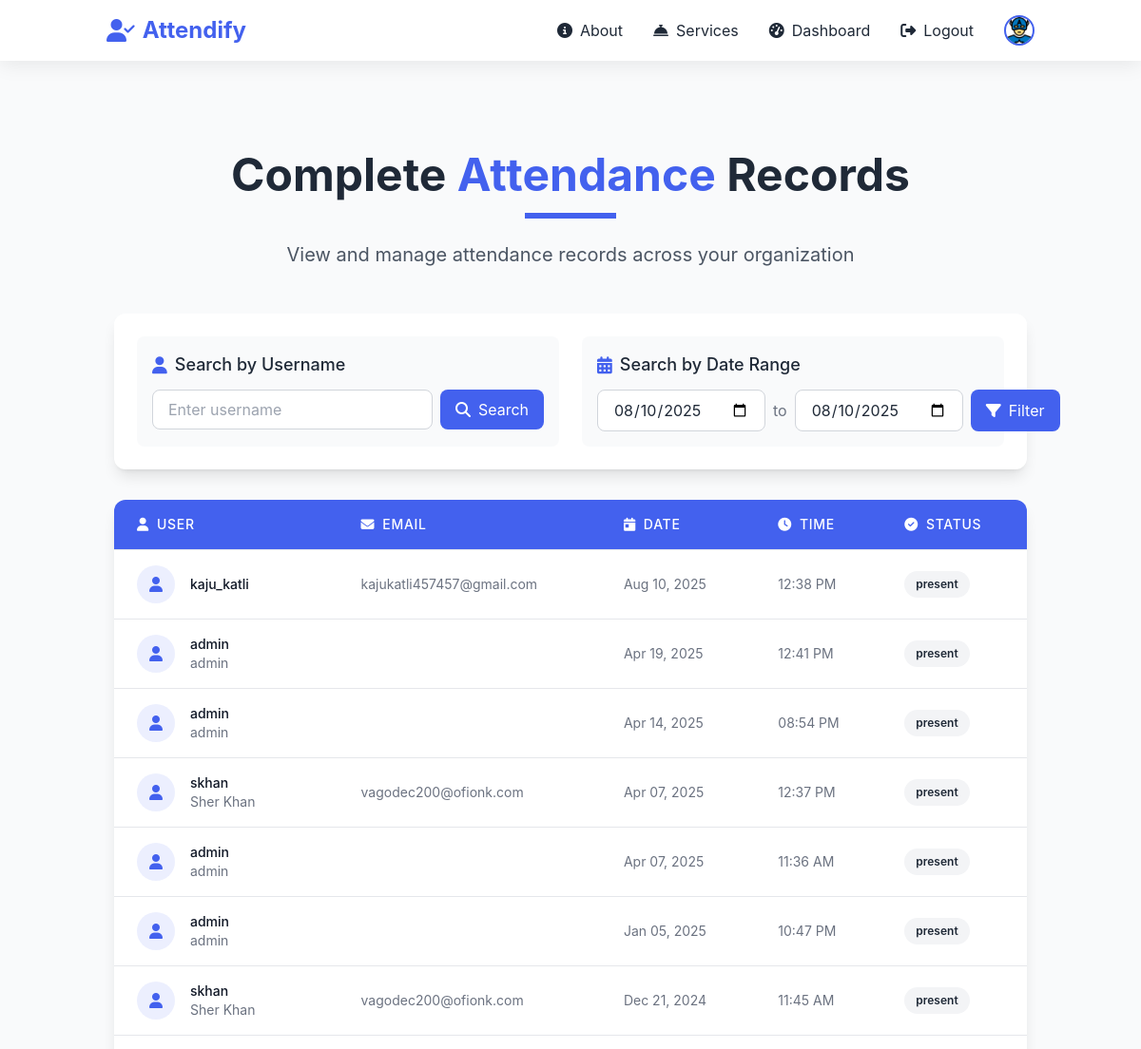
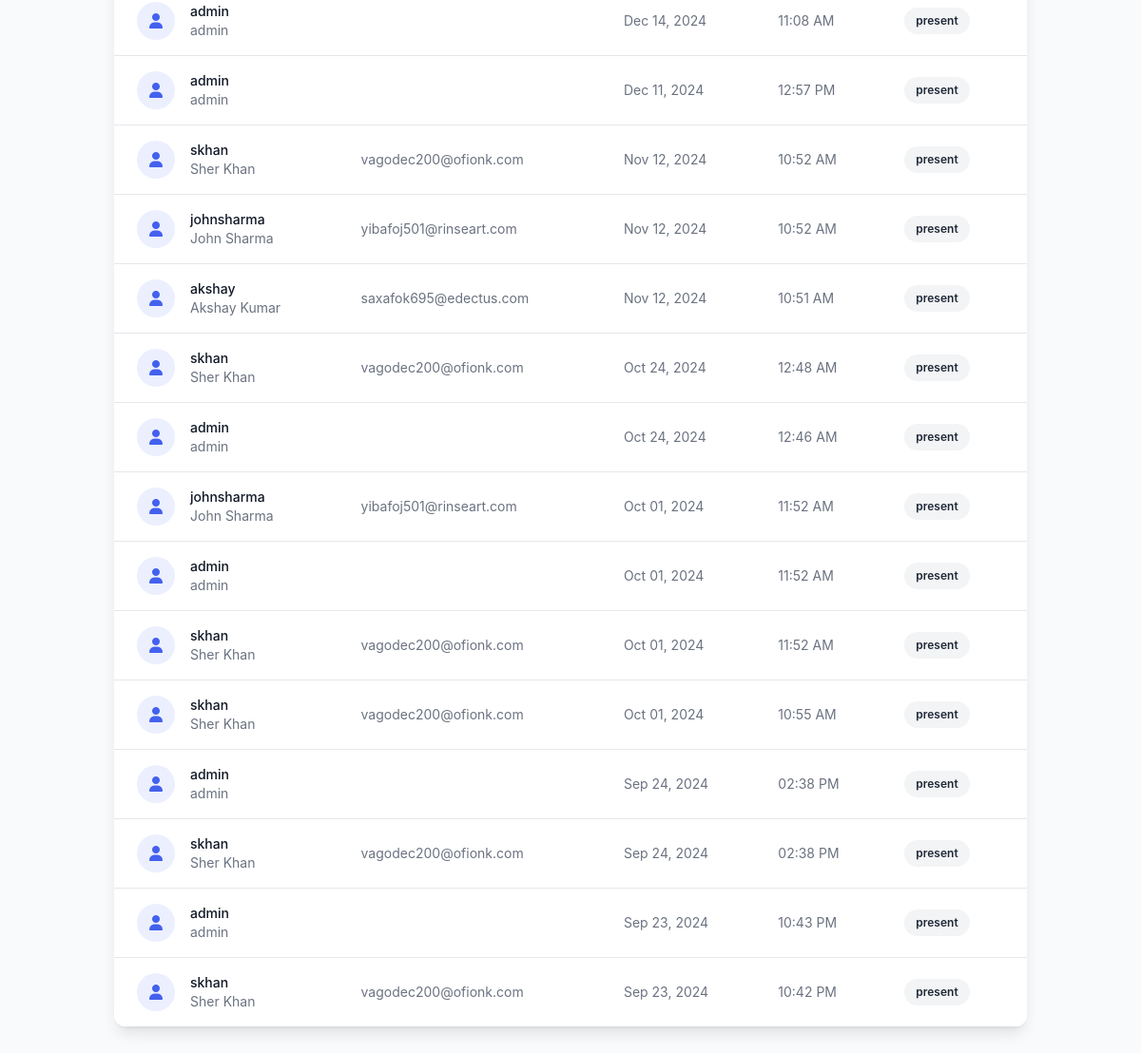
The app's page /complete_attendance_records/ (signed in) with its own data (2 pictures, top to bottom).
### attendance/models.py (models this page shows, shortened)
class Attendance(models.Model):
    user = models.ForeignKey(User, on_delete=models.CASCADE)  # Link to the user
    timestamp = models.DateTimeField(auto_now_add=True)  # Automatically records the time of attendance
    status = models.CharField(max_length=20, choices= [('Absent', 'Absent'), ('Present', 'Present')], default='Absent')

### attendance/views.py (the view)
# urls.py: path("complete_attendance_records/", views.complete_attendance_records, name="complete_attendance_records"),
def complete_attendance_records(request):
    if request.user.is_authenticated and request.user.is_superuser:
        complete_attendance_records = reversed(list(Attendance.objects.all()))
    return render(request, 'attendance/complete_attendance_records.html', {'complete_attendance_records': complete_attendance_records})

### templates/attendance/complete_attendance_records.html (shortened to what this page needs)
{% extends 'base.html' %}
{% block content %}
<section class="attendance-records py-16 px-4 bg-gray-50 min-h-screen">
    <div class="max-w-7xl mx-auto">
        <div class="text-center mb-12 animate__animated animate__fadeIn">
            <h1 class="text-4xl md:text-5xl font-bold text-gray-800 mb-4">Complete <span class="text-primary-500">Attendance</span> Records</h1>
            <div class="w-24 h-1.5 bg-primary-500 mx-auto mb-6"></div>
            <p class="text-xl text-gray-600 max-w-3xl mx-auto">View and manage attendance records across your organization</p>
        </div>
        <div class="bg-white rounded-xl shadow-lg p-6 mb-8 animate__animated animate__fadeInUp">
            <div class="grid grid-cols-1 md:grid-cols-2 gap-6">
                <div class="bg-gray-50 p-4 rounded-lg">
                    <h3 class="text-lg font-medium text-gray-800 mb-3 flex items-center">
                        <i class="fas fa-user mr-2 text-primary-500"></i> Search by Username
                    </h3>
                    <form action="{% url 'search_by_username' %}" method="post" class="flex flex-col sm:flex-row gap-2">
                        <input type="text" placeholder="Enter username" id="search_by_username" name="search_by_username"
                               class="flex-grow border border-gray-300 rounded-lg px-4 py-2 focus:ring-2 focus:ring-primary-500 focus:border-primary-500" required>
                        <button type="submit" class="px-4 py-2 bg-primary-500 hover:bg-primary-600 text-white rounded-lg transition-colors duration-300 flex items-center justify-center">
                            <i class="fas fa-search mr-2"></i> Search
                        </button>
                    </form>
                </div>
                <div class="bg-gray-50 p-4 rounded-lg">
                    <h3 class="text-lg font-medium text-gray-800 mb-3 flex items-center">
                        <i class="fas fa-calendar-alt mr-2 text-primary-500"></i> Search by Date Range
                    </h3>
                    <form action="{% url 'search_by_date' %}" method="post" class="flex flex-col sm:flex-row gap-2">
                        <div class="flex items-center gap-2">
                            <input type="date" id="start_date" name="start_date" value="{{ start_date }}"
                                   class="border border-gray-300 rounded-lg px-4 py-2 focus:ring-2 focus:ring-primary-500 focus:border-primary-500" required>
                            <span class="text-gray-500">to</span>
                            <input type="date" id="end_date" name="end_date" value="{{ end_date }}"
                                   class="border border-gray-300 rounded-lg px-4 py-2 focus:ring-2 focus:ring-primary-500 focus:border-primary-500" required>
                        </div>
                        <button type="submit" class="px-4 py-2 bg-primary-500 hover:bg-primary-600 text-white rounded-lg transition-colors duration-300 flex items-center justify-center">
                            <i class="fas fa-filter mr-2"></i> Filter
                        </button>
                    </form>
                </div>
            </div>
        </div>
        <div class="bg-white rounded-xl shadow-lg overflow-hidden animate__animated animate__fadeInUp">
            <div class="overflow-x-auto">
                <table class="min-w-full divide-y divide-gray-200">
                    <thead class="bg-primary-500 text-white">
                        <tr>
                            <th scope="col" class="px-6 py-4 text-left text-sm font-medium uppercase tracking-wider">
                                <div class="flex items-center">
                                    <i class="fas fa-user mr-2"></i> User
                                </div>
                            </th>
                            <th scope="col" class="px-6 py-4 text-left text-sm font-medium uppercase tracking-wider">
                                <div class="flex items-center">
                                    <i class="fas fa-envelope mr-2"></i> Email
                                </div>
                            </th>
                            <th scope="col" class="px-6 py-4 text-left text-sm font-medium uppercase tracking-wider">
                                <div class="flex items-center">
                                    <i class="fas fa-calendar-day mr-2"></i> Date
                                </div>
                            </th>
                            <th scope="col" class="px-6 py-4 text-left text-sm font-medium uppercase tracking-wider">
                                <div class="flex items-center">
                                    <i class="fas fa-clock mr-2"></i> Time
                                </div>
                            </th>
                            <th scope="col" class="px-6 py-4 text-left text-sm font-medium uppercase tracking-wider">
                                <div class="flex items-center">
                                    <i class="fas fa-check-circle mr-2"></i> Status
                                </div>
                            </th>
                        </tr>
                    </thead>
                    <tbody class="bg-white divide-y divide-gray-200">
                        {% for record in complete_attendance_records %}
                        <tr class="hover:bg-gray-50 transition-colors duration-200">
                            <td class="px-6 py-4 whitespace-nowrap">
                                <div class="flex items-center">
                                    <div class="flex-shrink-0 h-10 w-10 rounded-full bg-primary-500/10 flex items-center justify-center text-primary-500">
                                        <i class="fas fa-user"></i>
                                    </div>
                                    <div class="ml-4">
                                        <div class="text-sm font-medium text-gray-900">{{ record.user.username }}</div>
                                        <div class="text-sm text-gray-500">{{ record.user.first_name }} {{ record.user.last_name }}</div>
                                    </div>
                                </div>
                            </td>
                            <td class="px-6 py-4 whitespace-nowrap text-sm text-gray-500">
                                {{ record.user.email }}
                            </td>
                            <td class="px-6 py-4 whitespace-nowrap text-sm text-gray-500">
                                {{ record.timestamp|date:"M d, Y" }}
                            </td>
                            <td class="px-6 py-4 whitespace-nowrap text-sm text-gray-500">
                                {{ record.timestamp|time:"h:i A" }}
                            </td>
                            <td class="px-6 py-4 whitespace-nowrap">
                                <span class="px-3 py-1 inline-flex text-xs leading-5 font-semibold rounded-full
                                    {% if record.status == 'Present' %}bg-green-100 text-green-800
                                    {% elif record.status == 'Absent' %}bg-red-100 text-red-800
                                    {% elif record.status == 'Late' %}bg-yellow-100 text-yellow-800
                                    {% else %}bg-gray-100 text-gray-800{% endif %}">
                                    {{ record.status }}
                                </span>
                            </td>
                        </tr>
                        {% endfor %}
                    </tbody>
                </table>
            </div>
        </div>
    </div>
</section>
{% endblock %}

### templates/base.html (style rules this page uses)
body { background-color: #f9fafb; font-family: 'Inter', sans-serif; }

### records on screen
Attendance: user.username "kaju_katli", user.email "kajukatli457457@gmail.com", timestamp "Aug 10, 2025", timestamp "12:38 PM", status "present"
Attendance: user.username "admin", user.first_name "admin", timestamp "Apr 19, 2025", timestamp "12:41 PM", status "present"
Attendance: user.username "admin", user.first_name "admin", timestamp "Apr 14, 2025", timestamp "08:54 PM", status "present"
Attendance: user.username "skhan", user.first_name "Sher", user.last_name "Khan", user.email "vagodec200@ofionk.com", timestamp "Apr 07, 2025", timestamp "12:37 PM", status "present"
Attendance: user.username "admin", user.first_name "admin", timestamp "Apr 07, 2025", timestamp "11:36 AM", status "present"
Attendance: user.username "admin", user.first_name "admin", timestamp "Jan 05, 2025", timestamp "10:47 PM", status "present"
Attendance: user.username "skhan", user.first_name "Sher", user.last_name "Khan", user.email "vagodec200@ofionk.com", timestamp "Dec 21, 2024", timestamp "11:45 AM", status "present"
Attendance: user.username "admin", user.first_name "admin", timestamp "Dec 14, 2024", timestamp "11:08 AM", status "present"
Attendance: user.username "admin", user.first_name "admin", timestamp "Dec 11, 2024", timestamp "12:57 PM", status "present"
Attendance: user.username "skhan", user.first_name "Sher", user.last_name "Khan", user.email "vagodec200@ofionk.com", timestamp "Nov 12, 2024", timestamp "10:52 AM", status "present"
Attendance: user.username "johnsharma", user.first_name "John", user.last_name "Sharma", user.email "yibafoj501@rinseart.com", timestamp "Nov 12, 2024", timestamp "10:52 AM", status "present"
Attendance: user.username "akshay", user.first_name "Akshay", user.last_name "Kumar", user.email "saxafok695@edectus.com", timestamp "Nov 12, 2024", timestamp "10:51 AM", status "present"
Attendance: user.username "skhan", user.first_name "Sher", user.last_name "Khan", user.email "vagodec200@ofionk.com", timestamp "Oct 24, 2024", timestamp "12:48 AM", status "present"
Attendance: user.username "admin", user.first_name "admin", timestamp "Oct 24, 2024", timestamp "12:46 AM", status "present"
Attendance: user.username "johnsharma", user.first_name "John", user.last_name "Sharma", user.email "yibafoj501@rinseart.com", timestamp "Oct 01, 2024", timestamp "11:52 AM", status "present"
Attendance: user.username "admin", user.first_name "admin", timestamp "Oct 01, 2024", timestamp "11:52 AM", status "present"
Attendance: user.username "skhan", user.first_name "Sher", user.last_name "Khan", user.email "vagodec200@ofionk.com", timestamp "Oct 01, 2024", timestamp "11:52 AM", status "present"
Attendance: user.username "skhan", user.first_name "Sher", user.last_name "Khan", user.email "vagodec200@ofionk.com", timestamp "Oct 01, 2024", timestamp "10:55 AM", status "present"
Attendance: user.username "admin", user.first_name "admin", timestamp "Sep 24, 2024", timestamp "02:38 PM", status "present"
Attendance: user.username "skhan", user.first_name "Sher", user.last_name "Khan", user.email "vagodec200@ofionk.com", timestamp "Sep 24, 2024", timestamp "02:38 PM", status "present"
Attendance: user.username "admin", user.first_name "admin", timestamp "Sep 23, 2024", timestamp "10:43 PM", status "present"
Attendance: user.username "skhan", user.first_name "Sher", user.last_name "Khan", user.email "vagodec200@ofionk.com", timestamp "Sep 23, 2024", timestamp "10:42 PM", status "present"
